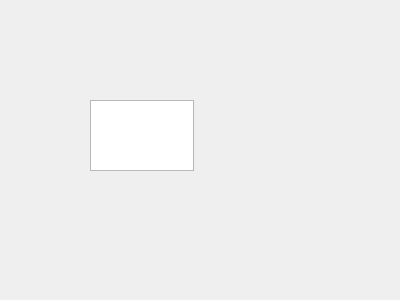
<?xml version="1.0" encoding="UTF-8"?>
<ui version="4.0">
 <class>Dialog</class>
 <widget class="QDialog" name="Dialog">
  <property name="geometry">
   <rect>
    <x>0</x>
    <y>0</y>
    <width>400</width>
    <height>300</height>
   </rect>
  </property>
  <property name="windowTitle">
   <string>Dialog</string>
  </property>
  <widget class="QTextEdit" name="county">
   <property name="geometry">
    <rect>
     <x>90</x>
     <y>100</y>
     <width>104</width>
     <height>71</height>
    </rect>
   </property>
  </widget>
 </widget>
 <resources/>
 <connections/>
</ui>
